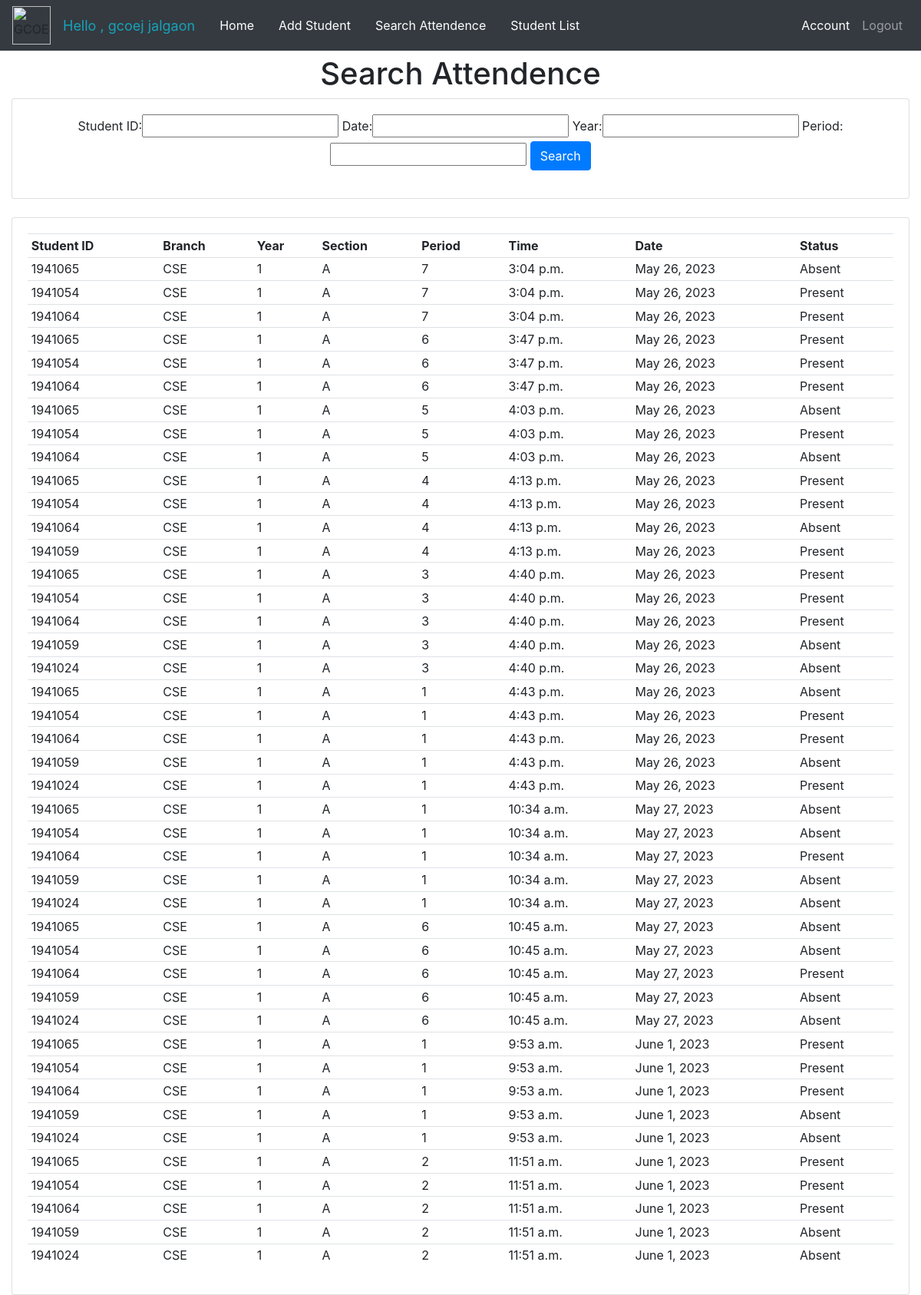
/searchattendence/ (signed in), run on the app's committed database.
### attendence_sys/models.py (models this page shows, shortened)
class Faculty(models.Model):
    user = models.OneToOneField(User, null = True, blank = True, on_delete= models.CASCADE)
    firstname = models.CharField(max_length=200, null=True, blank=True)
    lastname = models.CharField(max_length=200, null=True, blank=True)
    phone = models.CharField(max_length=200, null=True)
    email = models.CharField(max_length=200, null=True)
    profile_pic = models.ImageField(upload_to=user_directory_path ,null=True, blank=True)
    def __str__(self):
        return str(self.firstname + " " + self.lastname)

class Attendence(models.Model):
    Faculty_Name = models.CharField(max_length=200, null=True, blank=True)
    Student_ID = models.CharField(max_length=200, null=True, blank=True)
    date = models.DateField(auto_now_add = True, null = True)
    time = models.TimeField(auto_now_add=True, null = True)
    branch = models.CharField(max_length=200, null = True)
    year = models.CharField(max_length=200, null = True)
    section = models.CharField(max_length=200, null = True)
    period = models.CharField(max_length=200, null = True)
    status = models.CharField(max_length=200, null = True, default='Absent')

### attendence_sys/views.py (the view)
# urls.py: path('searchattendence/', views.searchAttendence, name='searchattendence'),
def searchAttendence(request):
    attendences = Attendence.objects.all()
    myFilter = AttendenceFilter(request.GET, queryset=attendences)
    attendences = myFilter.qs
    context = {'myFilter':myFilter, 'attendences': attendences, 'ta':False}
    return render(request, 'attendence_sys/attendence.html', context)

### attendence_sys/templates/attendence_sys/attendence.html (shortened to what this page needs)
{% extends 'attendence_sys/main.html' %}
{% block content %}
{% if ta == False %}
<div style="background-color: #fff;">
<center><h1>Search Attendence</h1></center>
<div class="row" >
	<div class="col"  >
		<div class="card card-body"  >
			<center>
				<form method="get">
					{{myFilter.form}}
		    		<button class="btn btn-primary" type="submit">Search</button>
				</form>
			</center>
		</div>
	</div>
</div>
<br>
<div class="row">
	<div class="col-sm-12">
		<div class="card card-body">
			<table class="table table-sm">
				<tr>
					<th>Student ID</th>
					<th>Branch</th>
					<th>Year</th>
					<th>Section</th>
					<th>Period</th>
					<th>Time</th>
					<th>Date</th>
					<th>Status</th>
				</tr>
				{% for attendence in attendences %}
				<tr>
                    <td>{{ attendence.Student_ID }}</td>
					<td>{{ attendence.branch }}</td>
					<td>{{ attendence.year }}</td>
					<td>{{ attendence.section }}</td>
					<td>{{ attendence.period }}</td>
					<td>{{ attendence.time }}</td>
					<td>{{ attendence.date }}</td>
					<td>{{ attendence.status }}</td>
				</tr>
				{% endfor %}
			</table>
		</div>
	</div>
</div>
{% endif %}
{% endblock %}

### attendence_sys/templates/attendence_sys/navbar.html (shortened to what this page needs)
{% load static %}
<nav class="navbar navbar-expand-lg navbar-dark fixed-top bg-dark">
 <img src="/static/images/logo (2).png"   alt="GCOEJ" height="50px" width="50px">
 <span class="nav-link"  id="ooo" >Hello , {{ request.user.faculty }}</span>
  <a href="{% url 'home' %}" class="nav-link" style="color:white  ;">Home</a>
  <a class="nav-link"  href="http://127.0.0.1:8000/add_student/" style="color: #fff;">Add Student </a>
  <a class="nav-link"  href="http://127.0.0.1:8000/searchattendence/" style="color: #fff;">Search Attendence </a>
  <a class="nav-link"  href="http://127.0.0.1:8000/students/" style="color: #fff;">Student List </a>
  <div class="collapse navbar-collapse" id="navbarNav">
    <ul class="navbar-nav ml-auto">
      <li class="nav-item">
        <a class="nav-link" href="http://127.0.0.1:8000/admin" style="color:white  ;">Account</a>
      </li>
      <li>
        <a class="nav-link" href="{% url 'logout' %}">Logout</a>
      </li>
    </ul>
  </div>
</nav>

### attendence_sys/templates/attendence_sys/attendence.html (style rules this page uses)
body { background-image: none !important; background-color: #F8F8F8; }

### attendence_sys/templates/attendence_sys/navbar.html (style rules this page uses)
#ooo { color: #17A2B8; text-align: left; font-size: large; }

### data on the page
Attendence: Student_ID "1941065", branch "CSE", year "1", section "A", period "7", time "3:04 p.m.", date "May 26, 2023", status "Absent"
Attendence: Student_ID "1941054", branch "CSE", year "1", section "A", period "7", time "3:04 p.m.", date "May 26, 2023", status "Present"
Attendence: Student_ID "1941064", branch "CSE", year "1", section "A", period "7", time "3:04 p.m.", date "May 26, 2023", status "Present"
Attendence: Student_ID "1941065", branch "CSE", year "1", section "A", period "6", time "3:47 p.m.", date "May 26, 2023", status "Present"
Attendence: Student_ID "1941054", branch "CSE", year "1", section "A", period "6", time "3:47 p.m.", date "May 26, 2023", status "Present"
Attendence: Student_ID "1941064", branch "CSE", year "1", section "A", period "6", time "3:47 p.m.", date "May 26, 2023", status "Present"
Attendence: Student_ID "1941065", branch "CSE", year "1", section "A", period "5", time "4:03 p.m.", date "May 26, 2023", status "Absent"
Attendence: Student_ID "1941054", branch "CSE", year "1", section "A", period "5", time "4:03 p.m.", date "May 26, 2023", status "Present"
Attendence: Student_ID "1941064", branch "CSE", year "1", section "A", period "5", time "4:03 p.m.", date "May 26, 2023", status "Absent"
Attendence: Student_ID "1941065", branch "CSE", year "1", section "A", period "4", time "4:13 p.m.", date "May 26, 2023", status "Present"
Attendence: Student_ID "1941054", branch "CSE", year "1", section "A", period "4", time "4:13 p.m.", date "May 26, 2023", status "Present"
Attendence: Student_ID "1941064", branch "CSE", year "1", section "A", period "4", time "4:13 p.m.", date "May 26, 2023", status "Absent"
Attendence: Student_ID "1941059", branch "CSE", year "1", section "A", period "4", time "4:13 p.m.", date "May 26, 2023", status "Present"
Attendence: Student_ID "1941065", branch "CSE", year "1", section "A", period "3", time "4:40 p.m.", date "May 26, 2023", status "Present"
Attendence: Student_ID "1941054", branch "CSE", year "1", section "A", period "3", time "4:40 p.m.", date "May 26, 2023", status "Present"
Attendence: Student_ID "1941064", branch "CSE", year "1", section "A", period "3", time "4:40 p.m.", date "May 26, 2023", status "Present"
Attendence: Student_ID "1941059", branch "CSE", year "1", section "A", period "3", time "4:40 p.m.", date "May 26, 2023", status "Absent"
Attendence: Student_ID "1941024", branch "CSE", year "1", section "A", period "3", time "4:40 p.m.", date "May 26, 2023", status "Absent"
Attendence: Student_ID "1941065", branch "CSE", year "1", section "A", period "1", time "4:43 p.m.", date "May 26, 2023", status "Absent"
Attendence: Student_ID "1941054", branch "CSE", year "1", section "A", period "1", time "4:43 p.m.", date "May 26, 2023", status "Present"
Attendence: Student_ID "1941064", branch "CSE", year "1", section "A", period "1", time "4:43 p.m.", date "May 26, 2023", status "Present"
Attendence: Student_ID "1941059", branch "CSE", year "1", section "A", period "1", time "4:43 p.m.", date "May 26, 2023", status "Absent"
Attendence: Student_ID "1941024", branch "CSE", year "1", section "A", period "1", time "4:43 p.m.", date "May 26, 2023", status "Present"
Attendence: Student_ID "1941065", branch "CSE", year "1", section "A", period "1", time "10:34 a.m.", date "May 27, 2023", status "Absent"
Attendence: Student_ID "1941054", branch "CSE", year "1", section "A", period "1", time "10:34 a.m.", date "May 27, 2023", status "Absent"
Attendence: Student_ID "1941064", branch "CSE", year "1", section "A", period "1", time "10:34 a.m.", date "May 27, 2023", status "Present"
Attendence: Student_ID "1941059", branch "CSE", year "1", section "A", period "1", time "10:34 a.m.", date "May 27, 2023", status "Absent"
Attendence: Student_ID "1941024", branch "CSE", year "1", section "A", period "1", time "10:34 a.m.", date "May 27, 2023", status "Absent"
Attendence: Student_ID "1941065", branch "CSE", year "1", section "A", period "6", time "10:45 a.m.", date "May 27, 2023", status "Absent"
Attendence: Student_ID "1941054", branch "CSE", year "1", section "A", period "6", time "10:45 a.m.", date "May 27, 2023", status "Absent"
Attendence: Student_ID "1941064", branch "CSE", year "1", section "A", period "6", time "10:45 a.m.", date "May 27, 2023", status "Present"
Attendence: Student_ID "1941059", branch "CSE", year "1", section "A", period "6", time "10:45 a.m.", date "May 27, 2023", status "Absent"
Attendence: Student_ID "1941024", branch "CSE", year "1", section "A", period "6", time "10:45 a.m.", date "May 27, 2023", status "Absent"
Attendence: Student_ID "1941065", branch "CSE", year "1", section "A", period "1", time "9:53 a.m.", date "June 1, 2023", status "Present"
Attendence: Student_ID "1941054", branch "CSE", year "1", section "A", period "1", time "9:53 a.m.", date "June 1, 2023", status "Present"
Attendence: Student_ID "1941064", branch "CSE", year "1", section "A", period "1", time "9:53 a.m.", date "June 1, 2023", status "Present"
Attendence: Student_ID "1941059", branch "CSE", year "1", section "A", period "1", time "9:53 a.m.", date "June 1, 2023", status "Absent"
Attendence: Student_ID "1941024", branch "CSE", year "1", section "A", period "1", time "9:53 a.m.", date "June 1, 2023", status "Absent"
Attendence: Student_ID "1941065", branch "CSE", year "1", section "A", period "2", time "11:51 a.m.", date "June 1, 2023", status "Present"
Attendence: Student_ID "1941054", branch "CSE", year "1", section "A", period "2", time "11:51 a.m.", date "June 1, 2023", status "Present"
Attendence: Student_ID "1941064", branch "CSE", year "1", section "A", period "2", time "11:51 a.m.", date "June 1, 2023", status "Present"
Attendence: Student_ID "1941059", branch "CSE", year "1", section "A", period "2", time "11:51 a.m.", date "June 1, 2023", status "Absent"
Attendence: Student_ID "1941024", branch "CSE", year "1", section "A", period "2", time "11:51 a.m.", date "June 1, 2023", status "Absent"

### other printed values
{{ request.user.faculty }} "gcoej jalgaon"
